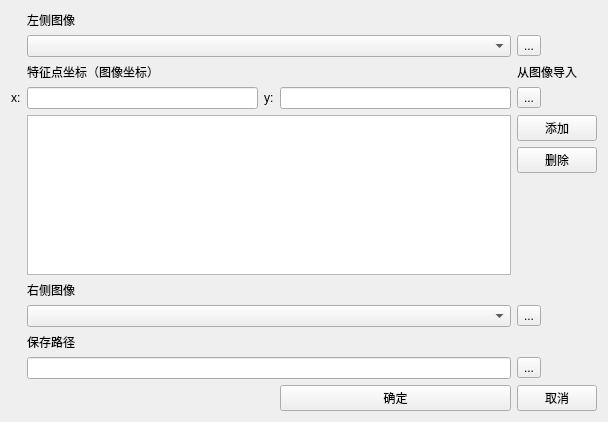
<?xml version="1.0" encoding="UTF-8"?>
<ui version="4.0">
 <class>pipei</class>
 <widget class="QWidget" name="pipei">
  <property name="geometry">
   <rect>
    <x>0</x>
    <y>0</y>
    <width>608</width>
    <height>422</height>
   </rect>
  </property>
  <property name="windowTitle">
   <string>pipei</string>
  </property>
  <layout class="QGridLayout" name="gridLayout">
   <item row="2" column="1">
    <widget class="QLabel" name="label_2">
     <property name="text">
      <string>特征点坐标（图像坐标）</string>
     </property>
    </widget>
   </item>
   <item row="1" column="1" colspan="3">
    <widget class="QComboBox" name="comboBox"/>
   </item>
   <item row="0" column="1">
    <widget class="QLabel" name="label">
     <property name="text">
      <string>左侧图像</string>
     </property>
    </widget>
   </item>
   <item row="3" column="4">
    <widget class="QToolButton" name="toolButton_2">
     <property name="text">
      <string>...</string>
     </property>
    </widget>
   </item>
   <item row="3" column="3">
    <widget class="QLineEdit" name="lineEdit_2"/>
   </item>
   <item row="7" column="4">
    <widget class="QToolButton" name="toolButton">
     <property name="text">
      <string>...</string>
     </property>
    </widget>
   </item>
   <item row="3" column="1">
    <widget class="QLineEdit" name="lineEdit"/>
   </item>
   <item row="3" column="0">
    <widget class="QLabel" name="label_3">
     <property name="text">
      <string>x:</string>
     </property>
    </widget>
   </item>
   <item row="3" column="2">
    <widget class="QLabel" name="label_4">
     <property name="text">
      <string>y:</string>
     </property>
    </widget>
   </item>
   <item row="9" column="4">
    <widget class="QToolButton" name="toolButton_3">
     <property name="text">
      <string>...</string>
     </property>
    </widget>
   </item>
   <item row="9" column="1" colspan="3">
    <widget class="QLineEdit" name="lineEdit_3"/>
   </item>
   <item row="6" column="1">
    <widget class="QLabel" name="label_5">
     <property name="text">
      <string>右侧图像</string>
     </property>
    </widget>
   </item>
   <item row="8" column="1">
    <widget class="QLabel" name="label_7">
     <property name="text">
      <string>保存路径</string>
     </property>
    </widget>
   </item>
   <item row="2" column="4">
    <widget class="QLabel" name="label_6">
     <property name="text">
      <string>从图像导入</string>
     </property>
    </widget>
   </item>
   <item row="7" column="1" colspan="3">
    <widget class="QComboBox" name="comboBox_2"/>
   </item>
   <item row="5" column="4">
    <layout class="QVBoxLayout" name="verticalLayout">
     <item>
      <widget class="QPushButton" name="pushButton">
       <property name="text">
        <string>添加</string>
       </property>
      </widget>
     </item>
     <item>
      <widget class="QPushButton" name="pushButton_2">
       <property name="text">
        <string>删除</string>
       </property>
      </widget>
     </item>
     <item>
      <spacer name="verticalSpacer">
       <property name="orientation">
        <enum>Qt::Vertical</enum>
       </property>
       <property name="sizeHint" stdset="0">
        <size>
         <width>20</width>
         <height>40</height>
        </size>
       </property>
      </spacer>
     </item>
    </layout>
   </item>
   <item row="10" column="3">
    <widget class="QPushButton" name="pushButton_3">
     <property name="text">
      <string>确定</string>
     </property>
    </widget>
   </item>
   <item row="10" column="4">
    <widget class="QPushButton" name="pushButton_4">
     <property name="text">
      <string>取消</string>
     </property>
    </widget>
   </item>
   <item row="1" column="4">
    <widget class="QToolButton" name="toolButton_4">
     <property name="text">
      <string>...</string>
     </property>
    </widget>
   </item>
   <item row="5" column="1" colspan="3">
    <widget class="QTableWidget" name="tableWidget"/>
   </item>
  </layout>
 </widget>
 <layoutdefault spacing="6" margin="11"/>
 <resources/>
 <connections>
  <connection>
   <sender>toolButton_2</sender>
   <signal>clicked()</signal>
   <receiver>pipei</receiver>
   <slot>frompicture()</slot>
   <hints>
    <hint type="sourcelabel">
     <x>530</x>
     <y>97</y>
    </hint>
    <hint type="destinationlabel">
     <x>716</x>
     <y>95</y>
    </hint>
   </hints>
  </connection>
  <connection>
   <sender>pushButton</sender>
   <signal>clicked()</signal>
   <receiver>pipei</receiver>
   <slot>addxy()</slot>
   <hints>
    <hint type="sourcelabel">
     <x>553</x>
     <y>128</y>
    </hint>
    <hint type="destinationlabel">
     <x>713</x>
     <y>133</y>
    </hint>
   </hints>
  </connection>
  <connection>
   <sender>pushButton_2</sender>
   <signal>clicked()</signal>
   <receiver>pipei</receiver>
   <slot>deletexy()</slot>
   <hints>
    <hint type="sourcelabel">
     <x>557</x>
     <y>157</y>
    </hint>
    <hint type="destinationlabel">
     <x>762</x>
     <y>170</y>
    </hint>
   </hints>
  </connection>
  <connection>
   <sender>pushButton_3</sender>
   <signal>clicked()</signal>
   <receiver>pipei</receiver>
   <slot>pipeijisuan()</slot>
   <hints>
    <hint type="sourcelabel">
     <x>395</x>
     <y>396</y>
    </hint>
    <hint type="destinationlabel">
     <x>458</x>
     <y>526</y>
    </hint>
   </hints>
  </connection>
  <connection>
   <sender>pushButton_4</sender>
   <signal>clicked()</signal>
   <receiver>pipei</receiver>
   <slot>close()</slot>
   <hints>
    <hint type="sourcelabel">
     <x>580</x>
     <y>405</y>
    </hint>
    <hint type="destinationlabel">
     <x>757</x>
     <y>515</y>
    </hint>
   </hints>
  </connection>
  <connection>
   <sender>toolButton</sender>
   <signal>clicked()</signal>
   <receiver>pipei</receiver>
   <slot>openfrom()</slot>
   <hints>
    <hint type="sourcelabel">
     <x>533</x>
     <y>311</y>
    </hint>
    <hint type="destinationlabel">
     <x>745</x>
     <y>281</y>
    </hint>
   </hints>
  </connection>
  <connection>
   <sender>toolButton_3</sender>
   <signal>clicked()</signal>
   <receiver>pipei</receiver>
   <slot>save()</slot>
   <hints>
    <hint type="sourcelabel">
     <x>515</x>
     <y>360</y>
    </hint>
    <hint type="destinationlabel">
     <x>670</x>
     <y>352</y>
    </hint>
   </hints>
  </connection>
  <connection>
   <sender>toolButton_4</sender>
   <signal>clicked()</signal>
   <receiver>pipei</receiver>
   <slot>openfrom()</slot>
   <hints>
    <hint type="sourcelabel">
     <x>524</x>
     <y>44</y>
    </hint>
    <hint type="destinationlabel">
     <x>718</x>
     <y>65</y>
    </hint>
   </hints>
  </connection>
 </connections>
 <slots>
  <slot>frompicture()</slot>
  <slot>addxy()</slot>
  <slot>deletexy()</slot>
  <slot>pipeijisuan()</slot>
  <slot>openfrom()</slot>
  <slot>save()</slot>
 </slots>
</ui>
